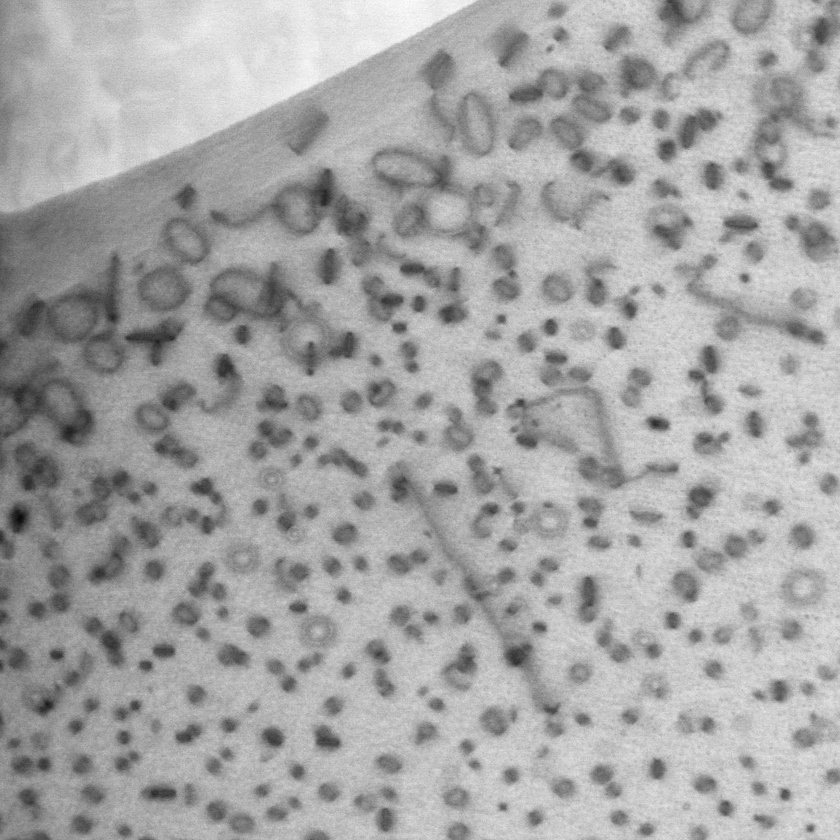
#> input picture data/image_100.jpg, 840 x 840 px, shrunk from 1024 x 1024 before the run; its folder holds only this picture in this run
$ python augment_em_images.py
#> lines starting #> are read from the running program, lines starting #| are printed output that depends on the picture
import os
import cv2

def mk_dir(path):
    if not os.path.exists(path):
        os.makedirs(path)

class my_img:
    def __init__(self, file_name, file_dir):
        self.file_path = os.path.join(file_dir, file_name)
        self.file_name = file_name
        self.img_name = file_name.split(".")[0]
        self.img = cv2.imread(self.file_path)
        self.imsize = self.img.shape
        self.im_height = self.imsize[0]
        self.im_width = self.imsize[1]
        self.img_crops = {}

    '''crop image in squares given crop size, then save'''
    def crop_img(self, crop_size, out_dir):
        cnt = 0
        for row in range(0, self.im_height, crop_size):
            for col in range(0, self.im_width, crop_size):
                img_crop = self.img[row:row+crop_size, col:col+crop_size, :]
                self.img_crops[cnt] = img_crop
                # save crop
                out_name = f"{self.img_name}_crop_{cnt}.jpg"
                out_path = os.path.join(out_dir, out_name)
                cv2.imwrite(out_path,img_crop)
                cnt +=1

    '''rotate crops 0->90, 1->180, 2->270, 3->all'''
    def crop_rotate(self, out_dir, degs = 3):
        degrees = ["90", "180", "270"]
        for cnt, crop in self.img_crops.items():
            rot90 = cv2.rotate(crop, cv2.ROTATE_90_CLOCKWISE)
            rot180 = cv2.rotate(crop, cv2.ROTATE_180)
            rot270 = cv2.rotate(crop, cv2.ROTATE_90_COUNTERCLOCKWISE)
            rot_imgs = {0:rot90, 1:rot180, 2:rot270}
            if degs == 0:
                out_name = f"{self.img_name}_crop_{cnt}_{degrees[degs]}.jpg"
                out_path = os.path.join(out_dir, out_name)
                cv2.imwrite(out_path, rot_imgs[degs])
            elif degs == 1:
                out_name = f"{self.img_name}_crop_{cnt}_{degrees[degs]}.jpg"
                out_path = os.path.join(out_dir, out_name)
                cv2.imwrite(out_path, rot_imgs[degs])
            elif degs == 2:
                out_name = f"{self.img_name}_crop_{cnt}_{degrees[degs]}.jpg"
                out_path = os.path.join(out_dir, out_name)
                cv2.imwrite(out_path, rot_imgs[degs])
            elif degs == 3:
                for dg, rimg in rot_imgs.items():
                    out_name = f"{self.img_name}_crop_{cnt}_{degrees[dg]}.jpg"
                    out_path = os.path.join(out_dir, out_name)
                    cv2.imwrite(out_path, rimg)

    '''flip crops 0 vertical, 1 horizontal, 2 both'''
    def crop_flip(self, out_dir, ftype = 2):
        for cnt, crop in self.img_crops.items():
            flip = ["vflip", "hflip"]
            hflip = cv2.flip(crop, 1)
            vflip = cv2.flip(crop, 0)
            fliped_im = {0: vflip, 1: hflip}
            if ftype ==0:
                out_name = f"{self.img_name}_crop_{cnt}_{flip[ftype]}.jpg"
                out_path = os.path.join(out_dir, out_name)
                cv2.imwrite(out_path, fliped_im[ftype])
            elif ftype ==1:
                out_name = f"{self.img_name}_crop_{cnt}_{flip[ftype]}.jpg"
                out_path = os.path.join(out_dir, out_name)
                cv2.imwrite(out_path, fliped_im[ftype])
            elif ftype == 2:
                for ft, fimg in fliped_im.items():
                    out_name = f"{self.img_name}_crop_{cnt}_{flip[ft]}.jpg"
                    out_path = os.path.join(out_dir, out_name)
                    cv2.imwrite(out_path, fimg)
        def crop_rotate_flp():
            pass

'''
Directory settinngs
dir_path:
    augment_em_images.py (change dir_path if files and script and in different locations)
    data: contains the original images
    augmented_data: where augmented images will be saved
'''
dir_path = os.getcwd()
# dir_path = data_directory # change for our prefered directory
data_path = os.path.join(dir_path, "data") # input
out_path =  os.path.join(dir_path, "augmented_data") # output
mk_dir(out_path)

'''
Augument settings
Flip
     0-> vertical, 1-> horizontal, 2-> both, None -> False
Rotate
    0-> 90, 1-> 180, 2-> 270, 3-> all, None -> False
'''
crop_size = 256
flip = 2
rotate = 3

# list images in data folder
file_list = os.listdir(data_path)

for filename in file_list:
    # read image
    image = my_img(filename, data_path)
    # crop image
    image.crop_img(crop_size, out_path)
    # flip crops
    if flip is not False:
        image.crop_flip(out_path, flip)
    # rotate crops
    if rotate is not False:
        image.crop_rotate(out_path, rotate)
#> this loop made 1 pass
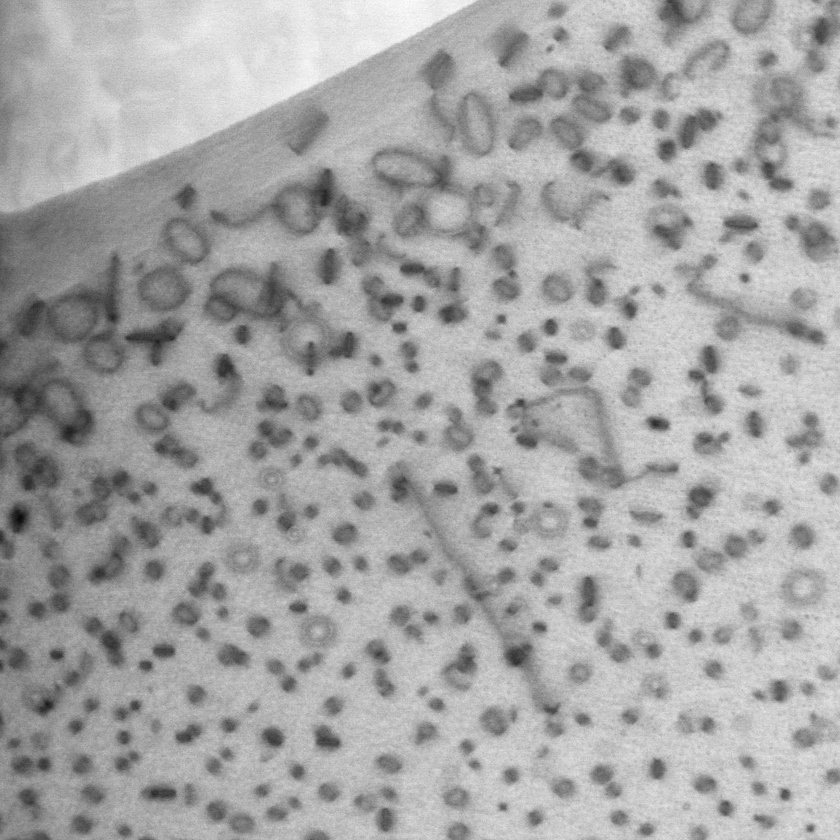
#> input picture data/image_100.jpg, 840 x 840 px, shrunk from 1024 x 1024 before the run
#> pass 1, in crop_img, `cv2.imwrite(out_path,img_crop)`:
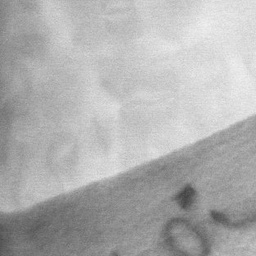
#> saved as image_100_crop_0.jpg: shape (256, 256, 3); min 66, max 242, mean 175.6
#> pass 1, in crop_img, `cv2.imwrite(out_path,img_crop)`:
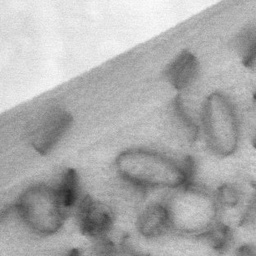
#> saved as image_100_crop_1.jpg: shape (256, 256, 3); min 37, max 253, mean 171.6
#> pass 1, in crop_img, `cv2.imwrite(out_path,img_crop)`:
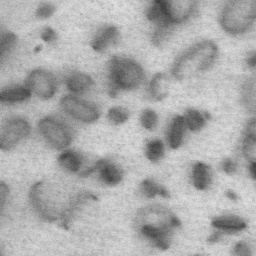
#> saved as image_100_crop_2.jpg: shape (256, 256, 3); min 62, max 227, mean 169.6
#> pass 1, in crop_img, `cv2.imwrite(out_path,img_crop)`:
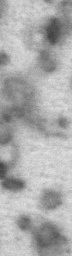
#> saved as image_100_crop_3.jpg: shape (256, 72, 3); min 60, max 229, mean 171
    # finish

$ run again, on data/image_113.jpg
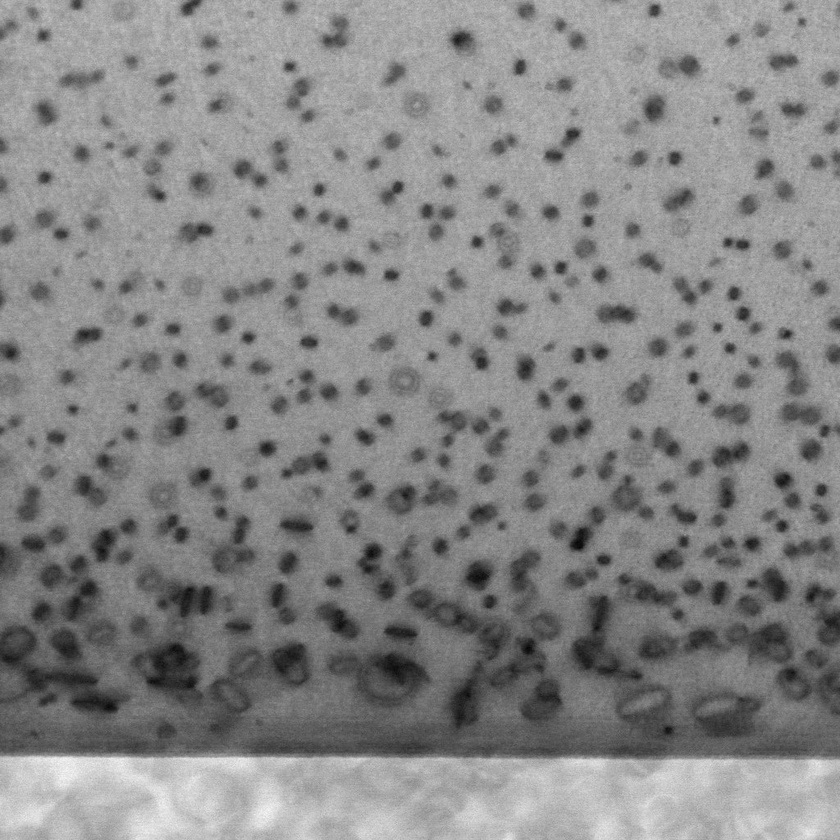
#> input picture data/image_113.jpg, 840 x 840 px, shrunk from 1024 x 1024 before the run
#> the loop `for filename in file_list:` made 1 pass
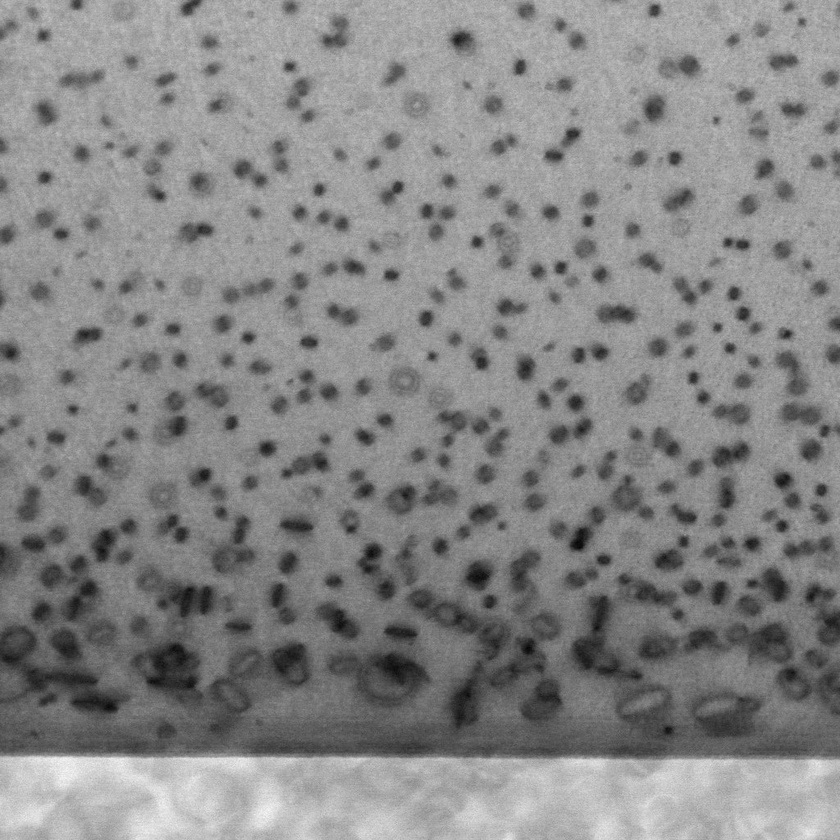
#> input picture data/image_113.jpg, 840 x 840 px, shrunk from 1024 x 1024 before the run
#> pass 1, in crop_img, `cv2.imwrite(out_path,img_crop)`:
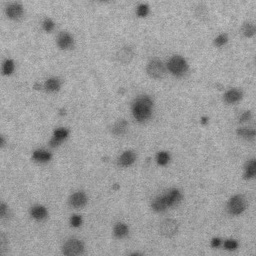
#> saved as image_113_crop_2.jpg: shape (256, 256, 3); min 42, max 202, mean 153.9
#> pass 1, in crop_img, `cv2.imwrite(out_path,img_crop)`:
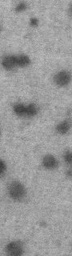
#> saved as image_113_crop_3.jpg: shape (256, 72, 3); min 60, max 192, mean 151.7

$ run again, on data/image_115.jpg
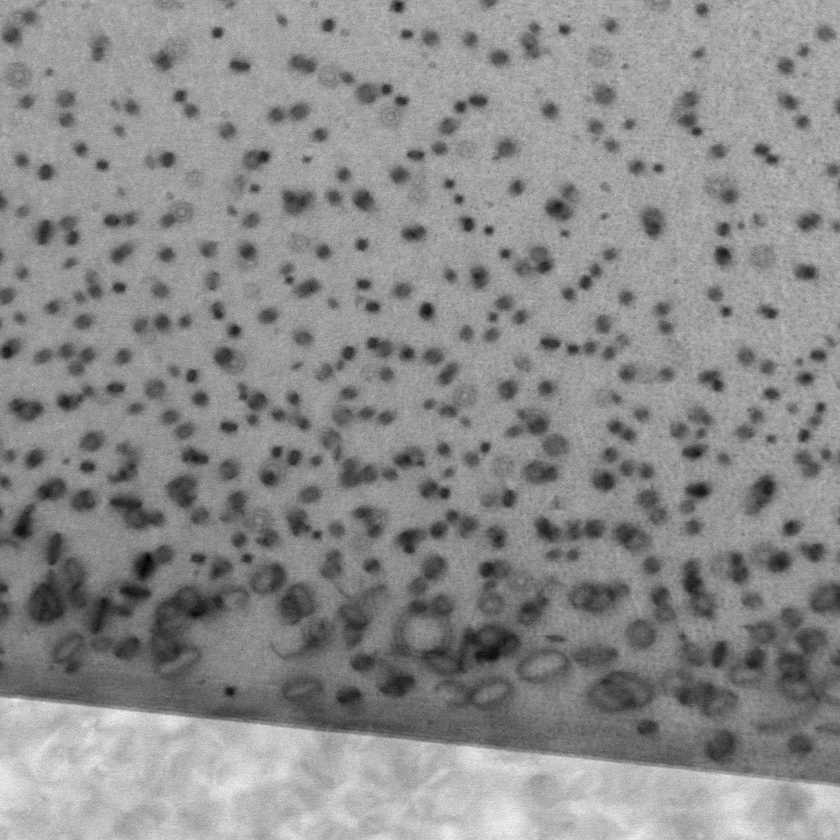
#> input picture data/image_115.jpg, 840 x 840 px, shrunk from 1024 x 1024 before the run
#> the loop `for filename in file_list:` made 1 pass
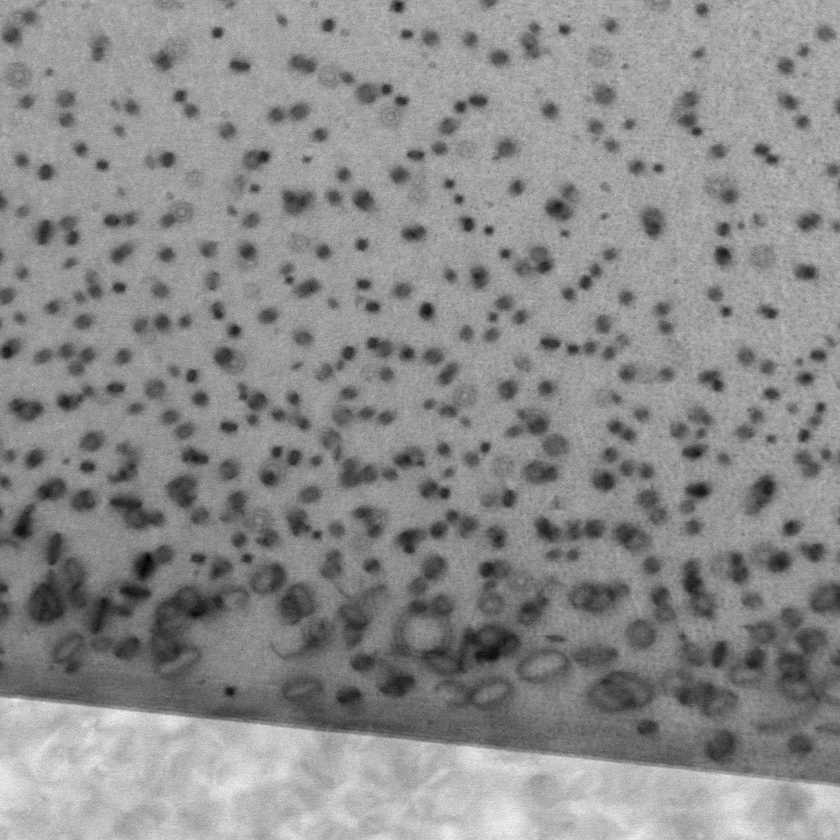
#> input picture data/image_115.jpg, 840 x 840 px, shrunk from 1024 x 1024 before the run
#> pass 1, in crop_img, `cv2.imwrite(out_path,img_crop)`:
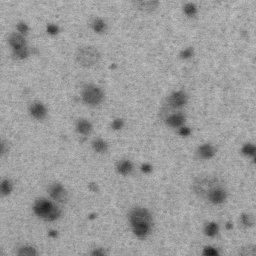
#> saved as image_115_crop_2.jpg: shape (256, 256, 3); min 25, max 198, mean 154.2
#> pass 1, in crop_img, `cv2.imwrite(out_path,img_crop)`:
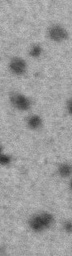
#> saved as image_115_crop_3.jpg: shape (256, 72, 3); min 43, max 199, mean 155.5
